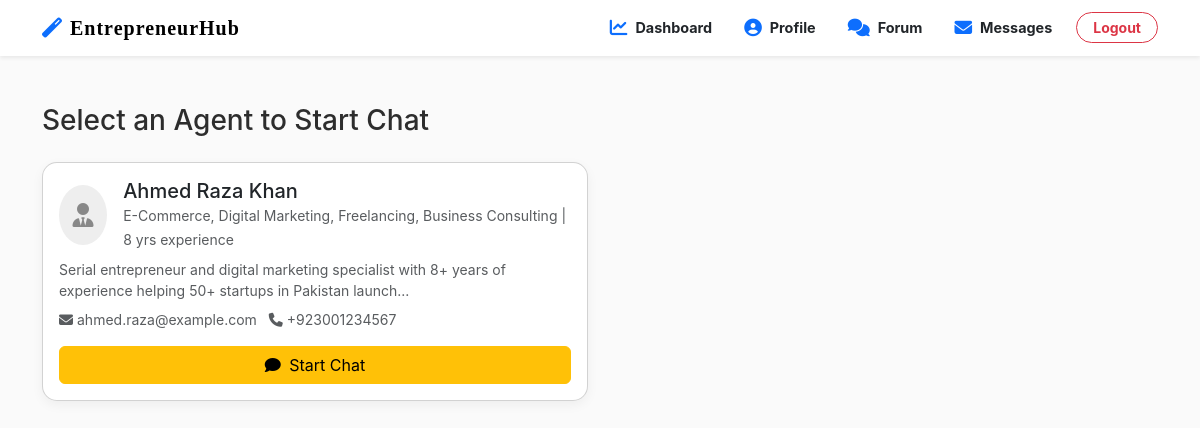
Screenshot of /start_chat.php (signed in) with the database file from the repository.
### tables this page shows
CREATE TABLE `users` (
  `id` int(11) NOT NULL,
  `full_name` varchar(100) NOT NULL,
  `username` varchar(50) NOT NULL,
  `email` varchar(100) NOT NULL,
  `password` varchar(255) NOT NULL,
  `dob` date DEFAULT NULL,
  `cnic` varchar(15) DEFAULT NULL,
  `contact_number` varchar(20) DEFAULT NULL,
  `address` text DEFAULT NULL,
  `is_active` tinyint(1) DEFAULT 1,
  `created_at` timestamp NOT NULL DEFAULT current_timestamp(),
  `updated_at` timestamp NOT NULL DEFAULT current_timestamp() ON UPDATE current_timestamp(),
  `role` enum('user','agent') NOT NULL DEFAULT 'user',
  `expertise_area` varchar(255) DEFAULT NULL,
  `experience_years` int(11) DEFAULT NULL,
  `bio` text DEFAULT NULL,
  `website` varchar(255) DEFAULT NULL,
  `linkedin` varchar(255) DEFAULT NULL
);

### start_chat.php (the view, shortened to what this page needs)
<?php
include('config.php');
$agents = mysqli_query($conn, "
    SELECT id, full_name, expertise_area, experience_years, bio, email, contact_number
    FROM users
    WHERE role='agent' AND is_active=1
    ORDER BY full_name ASC
");
?>
<!DOCTYPE html>
<html lang="en">
<head>
<link href="https://cdn.jsdelivr.net/npm/bootstrap@5.3.0/dist/css/bootstrap.min.css" rel="stylesheet">
<link rel="stylesheet" href="https://cdnjs.cloudflare.com/ajax/libs/font-awesome/6.4.0/css/all.min.css">
<link rel="stylesheet" href="./CSS/style.css">
</head>
<body>
<?php include('navbar.php'); ?>
<div class="container mt-5">
    <h3 class="mb-4">Select an Agent to Start Chat</h3>
    <?php if(mysqli_num_rows($agents) === 0): ?>
        <div class="alert alert-info">No active agents available at the moment.</div>
    <?php else: ?>
        <div class="row">
            <?php while($a = mysqli_fetch_assoc($agents)): ?>
            <div class="col-md-6">
                <div class="card agent-card p-3">
                    <div class="d-flex align-items-center mb-2">
                        <div class="avatar me-3"><i class="fas fa-user-tie"></i></div>
                        <div>
                            <h5 class="mb-0"><?= htmlspecialchars($a['full_name']) ?></h5>
                            <small class="text-muted"><?= htmlspecialchars($a['expertise_area'] ?? 'Expert') ?> | <?= intval($a['experience_years'] ?? 0) ?> yrs experience</small>
                        </div>
                    </div>
                    <?php if(!empty($a['bio'])): ?>
                        <p class="small text-muted mb-2"><?= htmlspecialchars(substr($a['bio'],0,120)) ?><?= strlen($a['bio'])>120?'...':'' ?></p>
                    <?php endif; ?>
                    <ul class="list-inline small text-muted mb-3">
                        <?php if($a['email']): ?><li class="list-inline-item"><i class="fas fa-envelope me-1"></i><?= htmlspecialchars($a['email']) ?></li><?php endif; ?>
                        <?php if($a['contact_number']): ?><li class="list-inline-item"><i class="fas fa-phone me-1"></i><?= htmlspecialchars($a['contact_number']) ?></li><?php endif; ?>
                    </ul>
                    <a href="chat.php?user_id=<?= $a['id'] ?>" class="btn btn-warning btn-start-chat">
                        <i class="fas fa-comment me-1"></i> Start Chat
                    </a>
                </div>
            </div>
            <?php endwhile; ?>
        </div>
    <?php endif; ?>
</div>
</body>
</html>

### CSS/style.css (style rules this page uses)
:root { --primary-color: #d4a373; --accent-color: #faedcd; --text-dark: #2d2d2d; --bg-light: #fefae0; --transition: all 0.3s ease; }
body { font-family: 'Inter', sans-serif; background-color: #fafafa; color: var(--text-dark); }

### start_chat.php (style rules this page uses)
.agent-card { border-radius: 15px; box-shadow: 0 4px 12px rgba(0,0,0,0.05); margin-bottom: 15px; transition: 0.3s; }
.avatar { width: 60px; height: 60px; border-radius: 50%; background: #eee; display:flex; align-items:center; justify-content:center; font-size:24px; color:#888; }
.btn-start-chat { width: 100%; }

### rows the page displays
users: full_name "Ahmed Raza Khan", expertise_area "E-Commerce, Digital Marketing, Freelancing, Business Consulting", experience_years "8", bio "Serial entrepreneur and digital marketing specialist with 8+ years of experience helping 50+ startups in Pakistan launch", email "ahmed.raza@example.com", contact_number "+923001234567"
